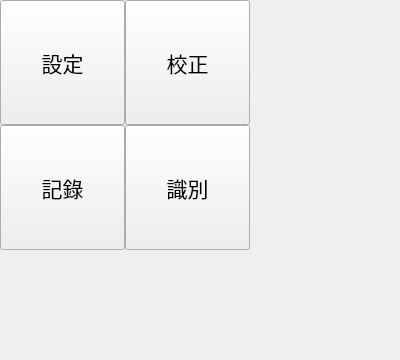
<?xml version="1.0" encoding="UTF-8"?>
<ui version="4.0">
 <class>Frame</class>
 <widget class="QFrame" name="Frame">
  <property name="geometry">
   <rect>
    <x>0</x>
    <y>0</y>
    <width>400</width>
    <height>360</height>
   </rect>
  </property>
  <property name="minimumSize">
   <size>
    <width>400</width>
    <height>360</height>
   </size>
  </property>
  <property name="maximumSize">
   <size>
    <width>400</width>
    <height>360</height>
   </size>
  </property>
  <property name="sizeIncrement">
   <size>
    <width>400</width>
    <height>360</height>
   </size>
  </property>
  <property name="baseSize">
   <size>
    <width>400</width>
    <height>360</height>
   </size>
  </property>
  <property name="windowTitle">
   <string>Frame</string>
  </property>
  <widget class="QWidget" name="gridLayoutWidget">
   <property name="geometry">
    <rect>
     <x>0</x>
     <y>0</y>
     <width>401</width>
     <height>361</height>
    </rect>
   </property>
   <layout class="QGridLayout" name="menu_page_layout" rowstretch="0,0" columnstretch="0,0">
    <property name="sizeConstraint">
     <enum>QLayout::SetFixedSize</enum>
    </property>
    <property name="spacing">
     <number>0</number>
    </property>
    <item row="0" column="0">
     <widget class="QPushButton" name="set_button">
      <property name="minimumSize">
       <size>
        <width>125</width>
        <height>125</height>
       </size>
      </property>
      <property name="maximumSize">
       <size>
        <width>125</width>
        <height>125</height>
       </size>
      </property>
      <property name="sizeIncrement">
       <size>
        <width>125</width>
        <height>125</height>
       </size>
      </property>
      <property name="baseSize">
       <size>
        <width>125</width>
        <height>125</height>
       </size>
      </property>
      <property name="font">
       <font>
        <pointsize>16</pointsize>
       </font>
      </property>
      <property name="text">
       <string>設定</string>
      </property>
     </widget>
    </item>
    <item row="1" column="0">
     <widget class="QPushButton" name="record_button">
      <property name="minimumSize">
       <size>
        <width>125</width>
        <height>125</height>
       </size>
      </property>
      <property name="maximumSize">
       <size>
        <width>125</width>
        <height>125</height>
       </size>
      </property>
      <property name="sizeIncrement">
       <size>
        <width>125</width>
        <height>125</height>
       </size>
      </property>
      <property name="baseSize">
       <size>
        <width>125</width>
        <height>125</height>
       </size>
      </property>
      <property name="font">
       <font>
        <pointsize>16</pointsize>
       </font>
      </property>
      <property name="text">
       <string>記錄</string>
      </property>
     </widget>
    </item>
    <item row="0" column="1">
     <widget class="QPushButton" name="calibrate_button">
      <property name="minimumSize">
       <size>
        <width>125</width>
        <height>125</height>
       </size>
      </property>
      <property name="maximumSize">
       <size>
        <width>125</width>
        <height>125</height>
       </size>
      </property>
      <property name="sizeIncrement">
       <size>
        <width>125</width>
        <height>125</height>
       </size>
      </property>
      <property name="baseSize">
       <size>
        <width>125</width>
        <height>125</height>
       </size>
      </property>
      <property name="font">
       <font>
        <pointsize>16</pointsize>
       </font>
      </property>
      <property name="text">
       <string>校正</string>
      </property>
     </widget>
    </item>
    <item row="1" column="1">
     <widget class="QPushButton" name="identify_button">
      <property name="minimumSize">
       <size>
        <width>125</width>
        <height>125</height>
       </size>
      </property>
      <property name="maximumSize">
       <size>
        <width>125</width>
        <height>125</height>
       </size>
      </property>
      <property name="sizeIncrement">
       <size>
        <width>125</width>
        <height>125</height>
       </size>
      </property>
      <property name="baseSize">
       <size>
        <width>125</width>
        <height>125</height>
       </size>
      </property>
      <property name="font">
       <font>
        <pointsize>16</pointsize>
       </font>
      </property>
      <property name="text">
       <string>識別</string>
      </property>
     </widget>
    </item>
   </layout>
  </widget>
 </widget>
 <resources/>
 <connections/>
</ui>
